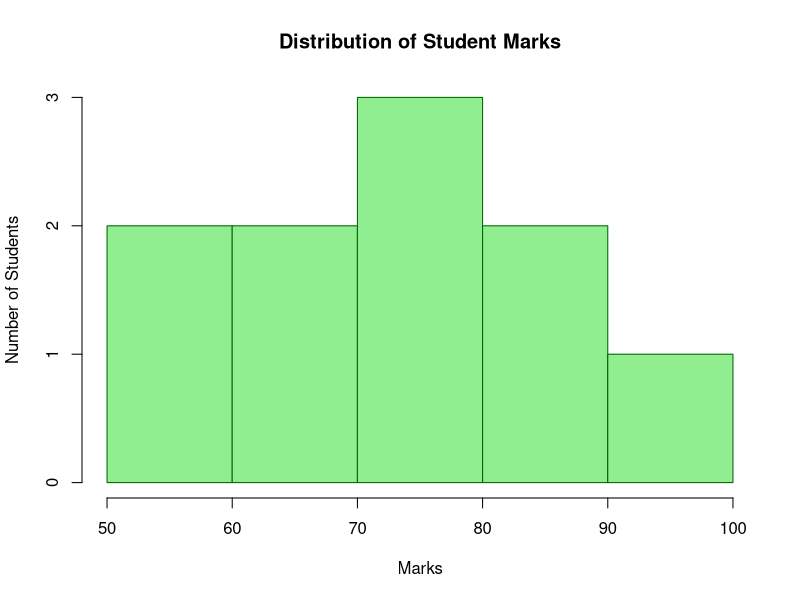

Write the R code that produced this figure.
marks <- c(65, 72, 80, 55, 90, 75, 85, 60, 70, 95)

hist(marks,
     main = "Distribution of Student Marks",
     xlab = "Marks",
     ylab = "Number of Students",
     col = "lightgreen",
     border = "darkgreen",
     breaks = 5)
